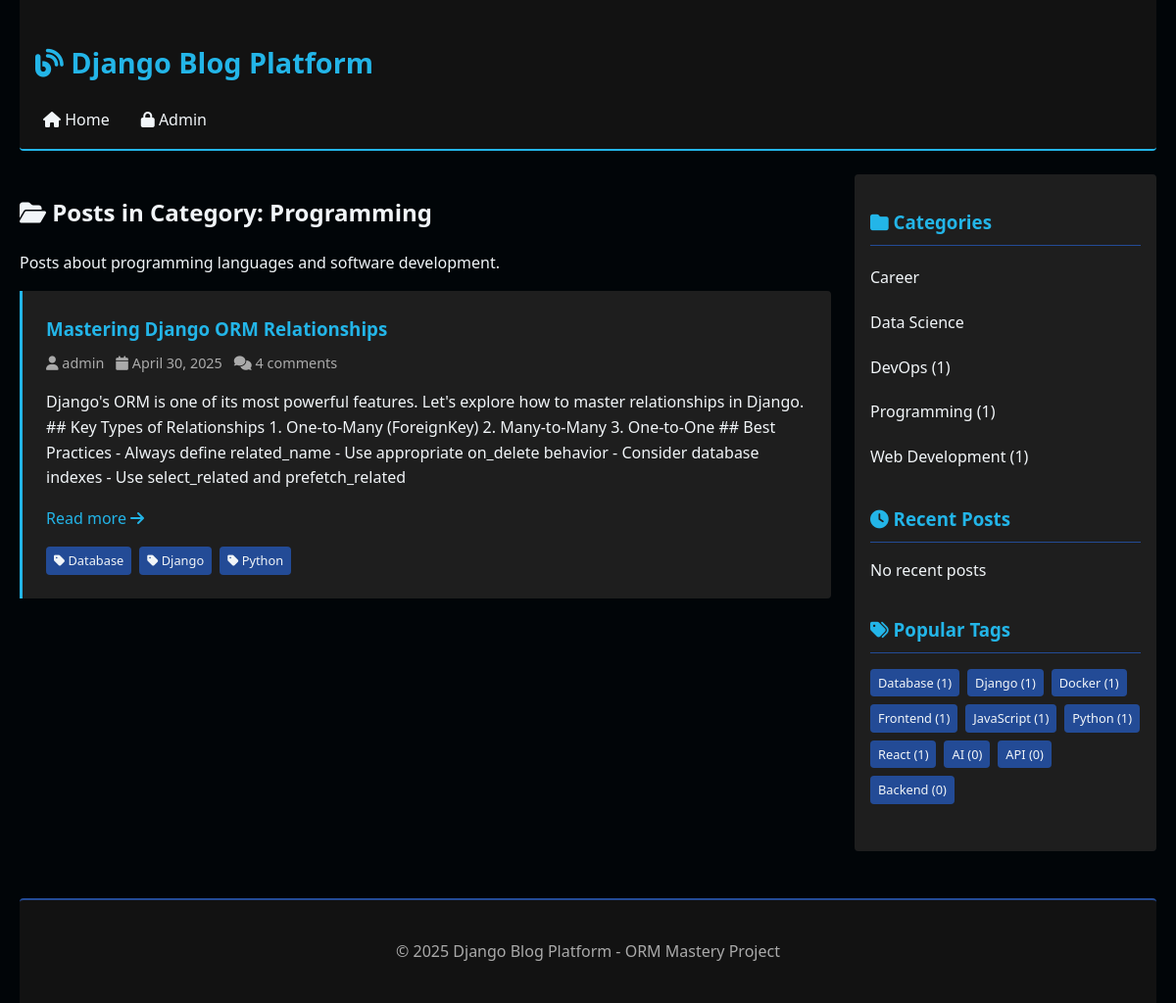
The page /category/programming/ on the database as committed earlier.
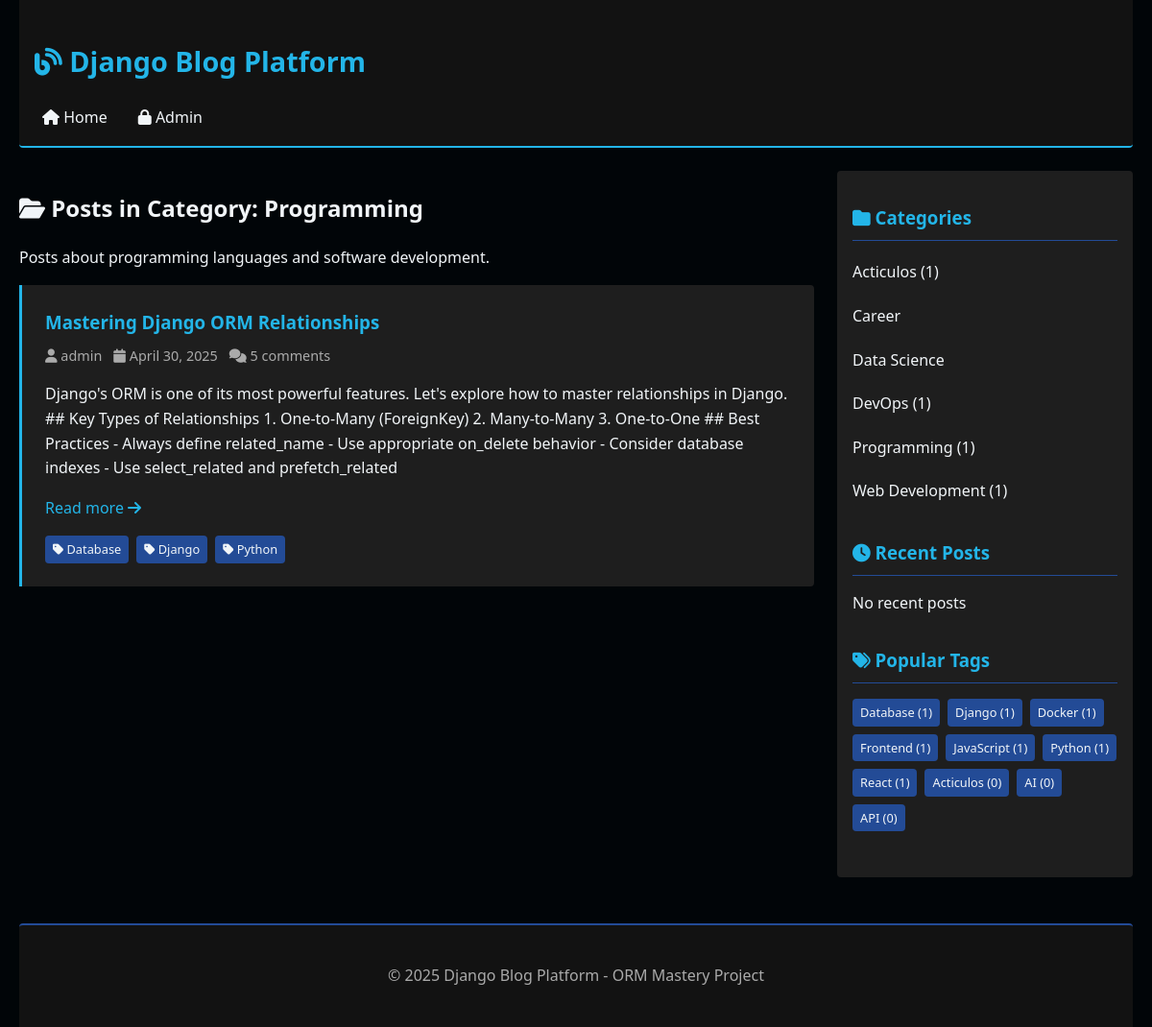
The same page on the database as committed later.
### blog/models.py (models this page shows, shortened)
class Post(models.Model):
    STATUS_CHOICES = (
        ('draft', 'Draft'),
        ('published', 'Published'),
    )
    title = models.CharField(max_length=200)
    slug = models.SlugField(unique=True, max_length=200)
    content = models.TextField()
    featured_image = models.ImageField(upload_to='posts/', blank=True)
    created_at = models.DateTimeField(auto_now_add=True)
    updated_at = models.DateTimeField(auto_now=True)
    published_at = models.DateTimeField(null=True, blank=True)
    status = models.CharField(max_length=10, choices=STATUS_CHOICES, default='draft')
    author = models.ForeignKey(User, on_delete=models.CASCADE, related_name='posts')
    category = models.ForeignKey(Category, on_delete=models.CASCADE, related_name='posts')
    tags = models.ManyToManyField(Tag, related_name='posts', blank=True)
    objects = models.Manager()  # Default manager
    blog_objects = PostManager()  # Custom manager
    class Meta:
        ordering = ['-created_at']
        indexes = [
            models.Index(fields=['-created_at']),
        ]

class Tag(models.Model):
    name = models.CharField(max_length=50)
    slug = models.SlugField(unique=True)
    class Meta:
        ordering = ['name']

class Category(models.Model):
    name = models.CharField(max_length=100)
    slug = models.SlugField(unique=True)
    description = models.TextField(blank=True)
    class Meta:
        verbose_name_plural = "categories"
        ordering = ['name']

### blog/views.py (the view)
# urls.py: path('category/<slug:slug>/', views.CategoryPostListView.as_view(), name='category_detail'),
class CategoryPostListView(ListView):
    model = Post
    template_name = 'blog/category_posts.html'
    context_object_name = 'posts'
    paginate_by = 5
    def get_queryset(self):
        self.category = Category.objects.get(slug=self.kwargs['slug'])
        return Post.blog_objects.by_category(self.category.slug)
    def get_context_data(self, **kwargs):
        context = super().get_context_data(**kwargs)
        context['category'] = self.category
        context['categories'] = Category.objects.annotate(
            posts_count=Count('posts')
        )
        context['tags'] = Tag.objects.annotate(
            posts_count=Count('posts')
        ).order_by('-posts_count')[:10]
        return context

### blog/managers.py (called while the page is built)
    def published(self):
        return self.filter(
            status='published',
            published_at__lte=timezone.now()
        )

    def by_category(self, category_slug):
        return self.published().filter(category__slug=category_slug)

### blog/templates/blog/category_posts.html (shortened to what this page needs)
{% extends "blog/base.html" %}
{% block content %}
    <h2><i class="fas fa-folder-open"></i> Posts in Category: {{ category.name }}</h2>
    {% if category.description %}
        <div class="category-description">
            {{ category.description|linebreaks }}
        </div>
    {% endif %}
    {% for post in posts %}
        <article class="post">
            <h3 class="post__title">
                <a href="{% url 'blog:post_detail' post.slug %}" class="post__link">{{ post.title }}</a>
            </h3>
            <div class="post__meta">
                <span><i class="fas fa-user"></i> {{ post.author.username }}</span>
                <span><i class="fas fa-calendar"></i> {{ post.created_at|date:"F j, Y" }}</span>
                <span><i class="fas fa-comments"></i> {{ post.comments.count }} comments</span>
            </div>
            <div class="post__content">
                {{ post.content|truncatewords:50|linebreaks }}
                <a href="{% url 'blog:post_detail' post.slug %}" class="post__link">Read more <i class="fas fa-arrow-right"></i></a>
            </div>
            {% if post.tags.all %}
                <div class="post__tags">
                    {% for tag in post.tags.all %}
                        <a href="{% url 'blog:tag_detail' tag.slug %}" class="tag">
                            <i class="fas fa-tag"></i> {{ tag.name }}
                        </a>
                    {% endfor %}
                </div>
            {% endif %}
        </article>
    {% empty %}
        <div class="post">
            <p><i class="fas fa-info-circle"></i> No posts available in this category yet.</p>
        </div>
    {% endfor %}
{% endblock %}

### blog/templates/blog/base.html (shortened to what this page needs)
<!DOCTYPE html>
<html lang="en">
<head>
    <link rel="stylesheet" href="https://cdnjs.cloudflare.com/ajax/libs/font-awesome/6.4.0/css/all.min.css">
    <link rel="stylesheet" href="/static/css/style.css">
</head>
<body>
    <header class="header">
        <h1><a href="{% url 'blog:post_list' %}" class="header__title">
            <i class="fas fa-blog"></i> Django Blog Platform
        </a></h1>
        <nav class="header__nav">
            <ul class="header__nav-list">
                <li><a href="{% url 'blog:post_list' %}" class="header__nav-link">
                    <i class="fas fa-home"></i> Home
                </a></li>
                <li><a href="{% url 'admin:index' %}" class="header__nav-link">
                    <i class="fas fa-lock"></i> Admin
                </a></li>
            </ul>
        </nav>
    </header>
    <div class="layout">
        <main class="layout__main">
            {% block content %}{% endblock %}
        </main>
        <aside class="layout__sidebar">
            <section class="sidebar__section">
                <h3 class="sidebar__title">
                    <i class="fas fa-folder"></i> Categories
                </h3>
                <ul class="sidebar__list">
                    {% for category in categories %}
                        <li class="sidebar__item">
                            <a href="{% url 'blog:category_detail' category.slug %}" class="sidebar__link">
                                {{ category.name }} {% if category.posts_count %}({{ category.posts_count }}){% endif %}
                            </a>
                        </li>
                    {% empty %}
                        <li class="sidebar__item">No categories available</li>
                    {% endfor %}
                </ul>
            </section>
            <section class="sidebar__section">
                <h3 class="sidebar__title">
                    <i class="fas fa-clock"></i> Recent Posts
                </h3>
                <ul class="sidebar__list">
                    {% for post in recent_posts %}
                        <li class="sidebar__item">
                            <a href="{% url 'blog:post_detail' post.slug %}" class="sidebar__link">
                                {{ post.title }}
                            </a>
                        </li>
                    {% empty %}
                        <li class="sidebar__item">No recent posts</li>
                    {% endfor %}
                </ul>
            </section>
            <section class="sidebar__section">
                <h3 class="sidebar__title">
                    <i class="fas fa-tags"></i> Popular Tags
                </h3>
                <div class="post__tags">
                    {% for tag in tags %}
                        <a href="{% url 'blog:tag_detail' tag.slug %}" class="tag">
                            {{ tag.name }} ({{ tag.posts_count }})
                        </a>
                    {% empty %}
                        <p>No tags available</p>
                    {% endfor %}
                </div>
            </section>
        </aside>
    </div>
    <footer class="footer">
        <p>&copy; {% now "Y" %} Django Blog Platform - ORM Mastery Project</p>
    </footer>
</body>
</html>

Rows that differ between the two databases and show on the page:
no longer on this page (row unchanged): Tag: name "Backend", posts_count "0", shown under "Popular Tags"
computed for Post "Mastering Django ORM Relationships": comments.count "4" → "5"
added Category: name "Acticulos", posts_count "1"
added Tag: name "Acticulos", posts_count "0", shown under "Popular Tags"
